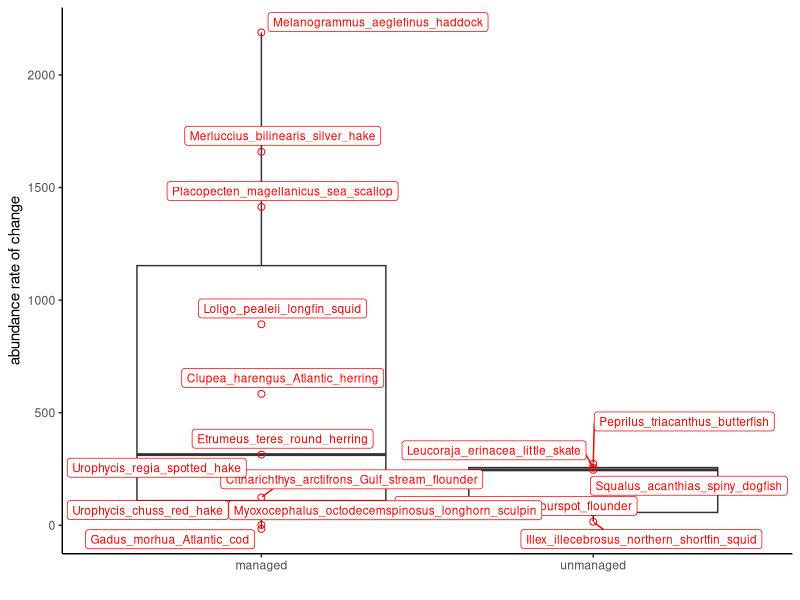
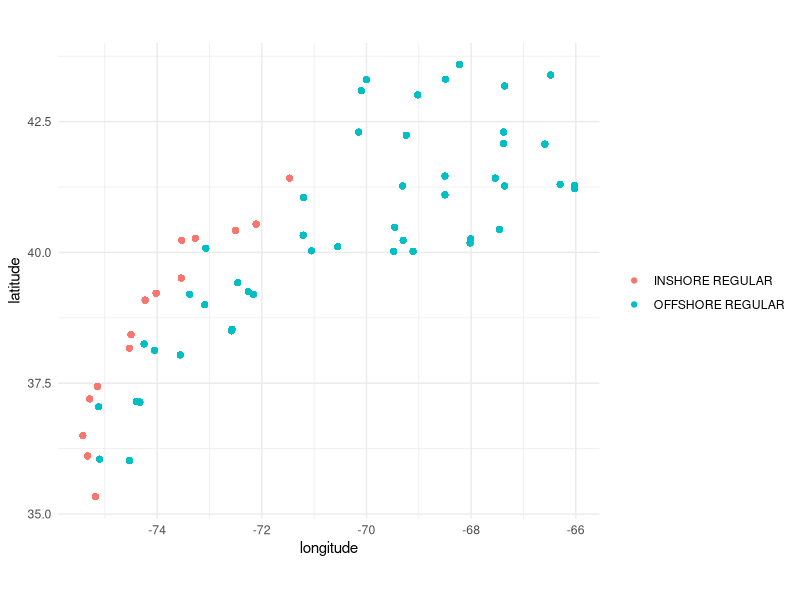
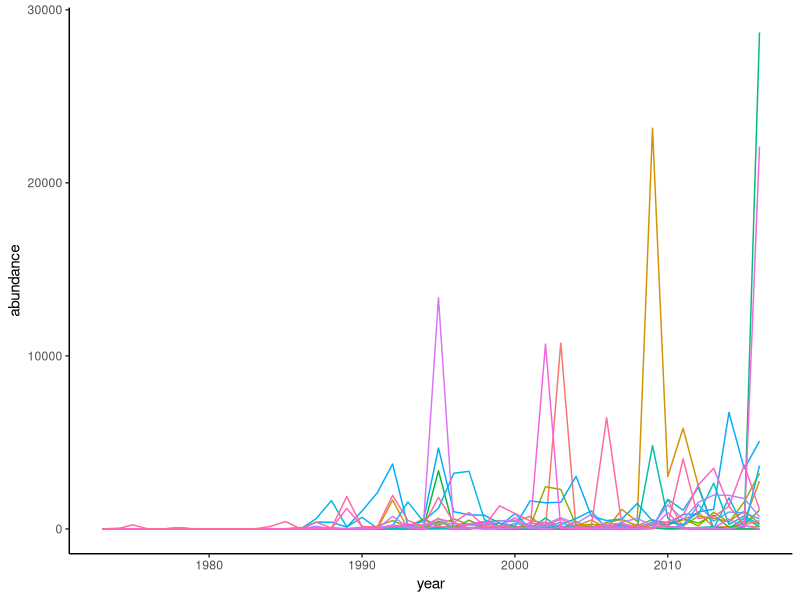
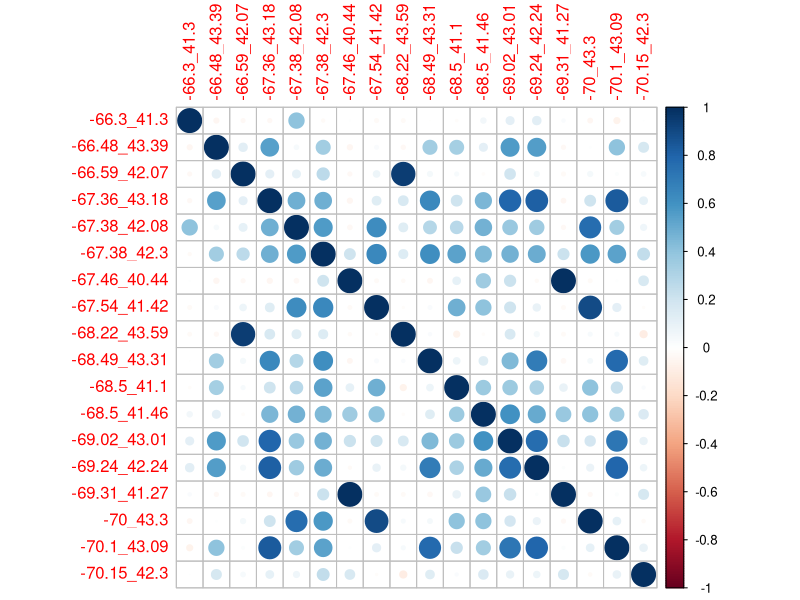
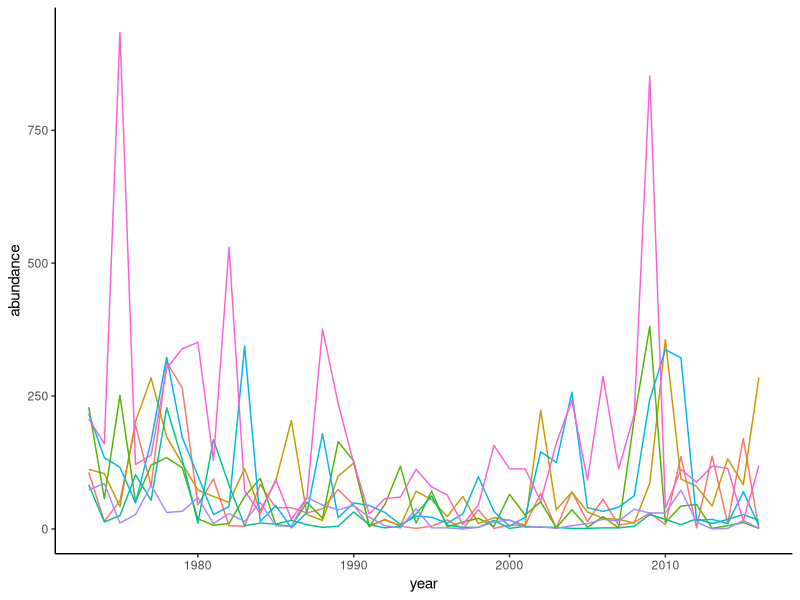
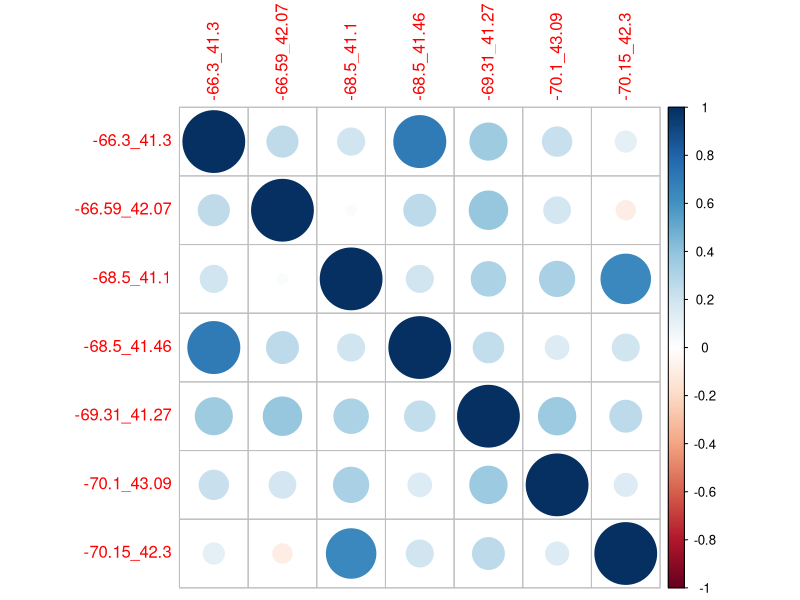
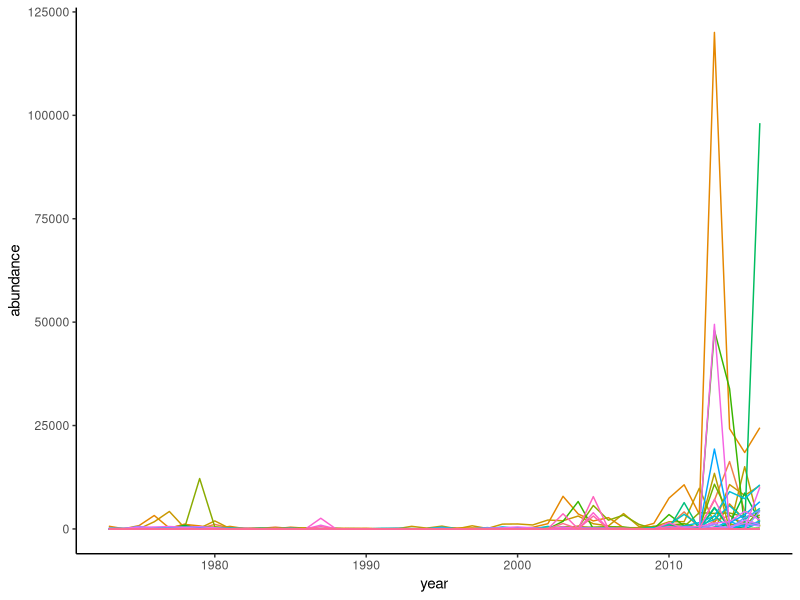
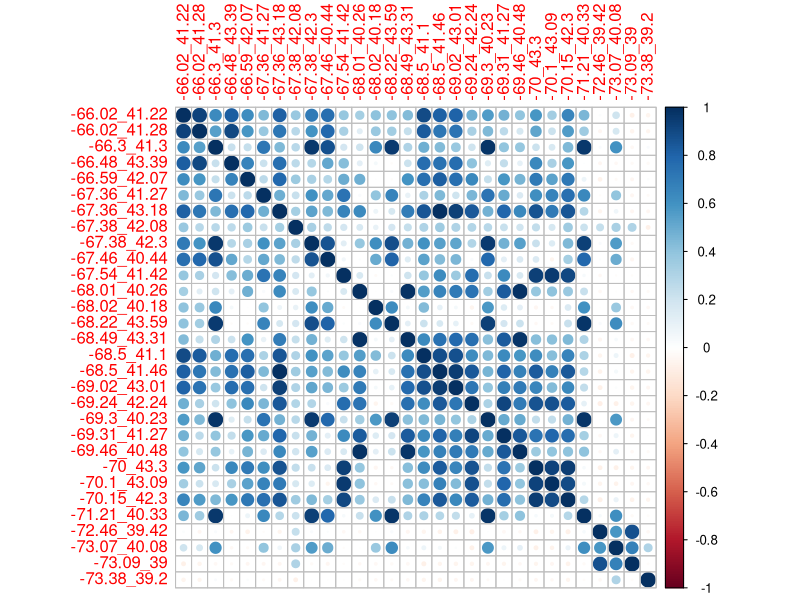

Write the R code that produced these figures, in order.
library(tidyverse)
library(corrplot)
library(ggrepel)

data<-read_csv("./bethany_bottomtrawl_fall.csv") %>% 
  dplyr::select(-SEASON, -name, -LAT, -LON) %>% 
  gather(key="species", value="CPUE", -YEAR, -STRATUM, -NTOWS, -midlat, -midlon, -group) %>% 
  mutate(abundance=CPUE*NTOWS) %>% 
  mutate(site=paste0(midlon,"_", midlat))
  # group_by (YEAR, group, species) %>% 
  # summarize (abundance=sum(abundance),
  #            lat=mean(midlat),
  #            lon=mean(midlon)) %>% 
  # ungroup()

cairo_pdf("./marine/map.pdf")
p<-ggplot(data)+
  geom_point(aes(x=midlon, y=midlat, col=group))+
  theme_minimal()+
  xlab("longitude")+
  ylab("latitude")+
  guides(col=guide_legend(title=""))+
  coord_equal()
print(p)
dev.off()
# test<-data %>% filter(species==unique(data$species)[5]) %>% 
#   pull(abundance)  
# mean(test==0) # check with Casey about 0

sp_list<-unique(data$species)
mean_corr_list<-rep(NA, length(sp_list))
for (i in 1:length(sp_list)) {
  sp<-sp_list[i]
  data_sp<-data %>%
    filter(species==sp_list[i]) %>% 
    arrange(midlat, midlon) %>% 
    dplyr::select(-STRATUM, -NTOWS, -group, -midlat, -midlon, -species, -CPUE) %>% 
    group_by(site) %>% 
    filter(sum(abundance)>1000) %>% 
    ungroup() 
  
  cairo_pdf(paste0("./marine/ts/",sp, ".pdf"))
  p<-ggplot(data_sp)+
    geom_line(aes(x=YEAR, y=abundance, col=site, group=site))+
    guides(col="none")+
    theme_classic()+
    xlab("year")
  print(p)
  dev.off()
  
  data_mat<- data_sp %>% 
    spread(key = "site", value="abundance") %>% 
    dplyr::select(-YEAR)
  
  res<-cor(data_mat,use="complete.obs")
  # variogram
  
  cairo_pdf(paste0("./marine/corr_mat/",sp, ".pdf"))
  corrplot(res, method="circle")
  dev.off()
  
  mean_corr_list[i]<-mean(res-diag(nrow=nrow(res), ncol=ncol(res)), na.rm = T)
  print(i)
}

management=c(1, 1, 1, 1, 0,
          0, 0, 1, 1, 1,
          1, 0, 1, 0, 1,
          1)
# https://media.fisheries.noaa.gov/2021-04/Mid-Atlantic-Managed-Species.pdf
# https://media.fisheries.noaa.gov/2021-04/New-England-Managed-Species.pdf
# https://www.fisheries.noaa.gov/new-england-mid-atlantic/population-assessments/fishery-stock-assessments-new-england-and-mid-atlantic

sync_df<-data.frame(species=sp_list, corr=mean_corr_list,
                    management=management) %>% 
  mutate(management=case_when(management==0~"unmanaged",
                           management==1~"managed")) %>% 
  arrange(species)

cairo_pdf("./marine/mean_corr.pdf")
p<-ggplot(sync_df)+
  geom_boxplot(aes(x=management, y=corr))+
  geom_point(aes(x=management, y=corr), cex=2, col="red", pch=1)+
  geom_label_repel(aes(x=management, y=corr, label=species), cex=3, col="red")+
  theme_classic()+
  xlab("")+
  ylab("mean correlation")
print(p)
dev.off()

mean(sync_df %>% filter(management=="managed") %>% pull(corr))
sd(sync_df %>% filter(management=="managed") %>% pull(corr))

mean(sync_df %>% filter(management=="unmanaged") %>% pull(corr))
sd(sync_df %>% filter(management=="unmanaged") %>% pull(corr))

t.test(sync_df %>% filter(management=="managed") %>% pull(corr),
       sync_df %>% filter(management=="unmanaged") %>% pull(corr))

abundance_df<-data %>% 
  group_by(species, YEAR) %>% 
  summarize(abundance=sum(abundance)) %>% 
  ungroup() %>% 
  group_by(species) %>% 
  do(broom::tidy(lm(abundance ~ YEAR, .))) %>%
  filter(term == "YEAR") %>%
  dplyr::select(species, roc = estimate, p = p.value) %>% 
  ungroup() %>% 
  mutate(management=management) %>% 
  mutate(management=case_when(management==0~"unmanaged",
                              management==1~"managed")) %>% 
  arrange(species)

ggplot(abundance_df)+
  geom_boxplot(aes(x=management, y=roc))+
  geom_point(aes(x=management, y=roc), cex=2, col="red", pch=1)+
  geom_label_repel(aes(x=management, y=roc, label=species), cex=3, col="red")+
  theme_classic()+
  xlab("")+
  ylab("abundance rate of change")

t.test(abundance_df %>% filter(management=="managed") %>% pull(roc),
       abundance_df %>% filter(management=="unmanaged") %>% pull(roc))

# does depth matter